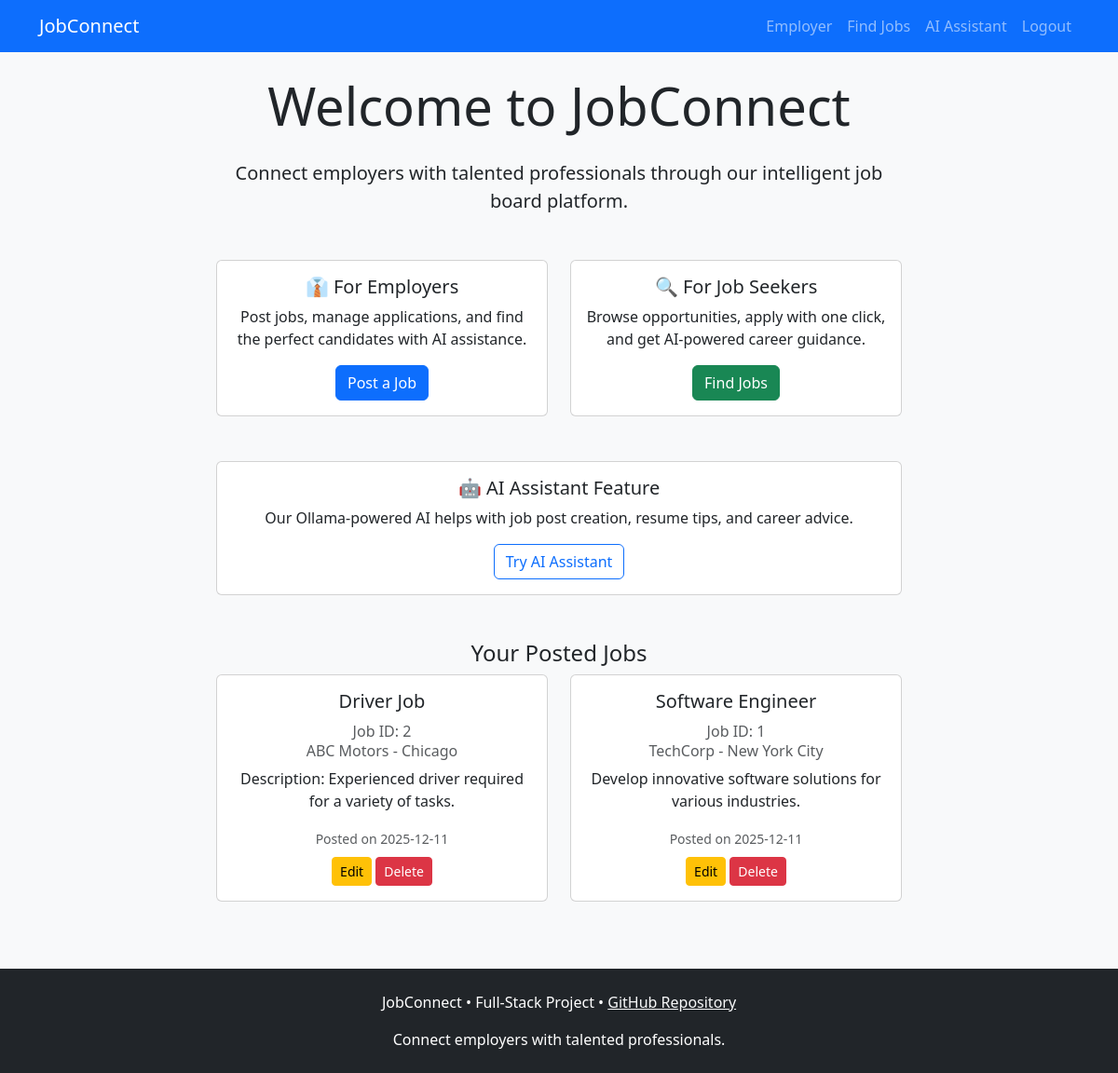
Page /employer_dashboard (signed in) on the committed database.
### models.py (models this page shows)
class Job(db.Model):
    id = db.Column(db.Integer, primary_key=True)
    title = db.Column(db.String(100), nullable=False)
    description = db.Column(db.Text, nullable=True)
    company = db.Column(db.String(100), nullable=False)
    location = db.Column(db.String(100), nullable=False)
    salary = db.Column(db.String(50), nullable=True)
    user_id = db.Column(db.Integer, db.ForeignKey('user.id'), nullable=False)
    date_posted = db.Column(db.DateTime, default=datetime.utcnow)

### app.py (the view)
@app.route("/employer_dashboard")
@login_required
def employer_dashboard():
    user = User.query.get(session["user_id"])
    if not user:
        return redirect(url_for("login"))
    jobs = Job.query.filter_by(user_id=user.id).order_by(Job.date_posted.desc()).all()
    return render_template("employer_dashboard.html", jobs=jobs)

### app.py (called while the page is built)
def login_required(f):
    @wraps(f)
    def decorated_function(*args, **kwargs):
        if "user_id" not in session:
            return redirect(url_for("login"))
        return f(*args, **kwargs)
    return decorated_function

### templates/employer_dashboard.html (shortened to what this page needs)
{% extends "base.html" %}
{% block content %}
<div class="row">
    <div class="col-md-8 mx-auto text-center">
        <h1 class="display-4 mb-4">Welcome to JobConnect</h1>
        <p class="lead mb-4">Connect employers with talented professionals through our intelligent job board platform.</p>
        <div class="row mt-5">
            <div class="col-md-6 mb-4">
                <div class="card h-100">
                    <div class="card-body">
                        <h5 class="card-title">👔 For Employers</h5>
                        <p class="card-text">Post jobs, manage applications, and find the perfect candidates with AI assistance.</p>
                        <a href="{{ url_for('add_job') }}" class="btn btn-primary">Post a Job</a>
                    </div>
                </div>
            </div>
            <div class="col-md-6 mb-4">
                <div class="card h-100">
                    <div class="card-body">
                        <h5 class="card-title">🔍 For Job Seekers</h5>
                        <p class="card-text">Browse opportunities, apply with one click, and get AI-powered career guidance.</p>
                        <a href="{{ url_for('job_seeker_dashboard') }}" class="btn btn-success">Find Jobs</a>
                    </div>
                </div>
            </div>
        </div>
        <div class="card mt-4">
            <div class="card-body">
                <h5 class="card-title">🤖 AI Assistant Feature</h5>
                <p class="card-text">Our Ollama-powered AI helps with job post creation, resume tips, and career advice.</p>
                <a href="{{ url_for('chat') }}" class="btn btn-outline-primary">Try AI Assistant</a>
            </div>
        </div>
        <div class="mt-5">
            <h4>Your Posted Jobs</h4>
            <div class="row">
                {% for job in jobs %}
                <div class="col-md-6 mb-4">
                    <div class="card">
                        <div class="card-body">
                            <h5 class="card-title">{{ job.title }}</h5>
                            <p class="text-muted mb-1">Job ID: {{ job.id }}</p>
                            <h6 class="card-subtitle mb-2 text-muted">{{ job.company }} - {{ job.location }}</h6>
                            <p class="card-text">{{ job.description }}</p>
                            <small class="text-muted">Posted on {{ job.date_posted.strftime('%Y-%m-%d') }}</small>
                            <div class="mt-2">
                                <a href="{{ url_for('edit_job', id=job.id) }}" class="btn btn-warning btn-sm">Edit</a>
                                <a href="{{ url_for('delete_job', id=job.id) }}" class="btn btn-danger btn-sm" onclick="return confirm('Are you sure?')">Delete</a>
                            </div>
                        </div>
                    </div>
                </div>
                {% endfor %}
            </div>
        </div>
    </div>
</div>
{% endblock %}

### rows in the picture
Job: title "Driver Job", id "2", company "ABC Motors", location "Chicago", description "Description: Experienced driver required for a variety of tasks.", date_posted "2025-12-11"
Job: title "Software Engineer", id "1", company "TechCorp", location "New York City", description "Develop innovative software solutions for various industries.", date_posted "2025-12-11"
